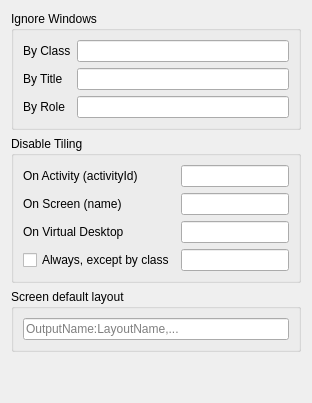
     <widget class="QWidget" name="_5_rulesTab">
      <attribute name="title">
       <string>Rules</string>
      </attribute>
      <layout class="QVBoxLayout" name="verticalLayout_2">
       <item>
        <widget class="QGroupBox" name="groupBox_5">
         <property name="title">
          <string>Ignore Windows</string>
         </property>
         <layout class="QGridLayout" name="gridLayout_5">
          <item row="1" column="0">
           <widget class="QLabel" name="ignoreTitleLabel">
            <property name="text">
             <string>By Title</string>
            </property>
           </widget>
          </item>
          <item row="0" column="0">
           <widget class="QLabel" name="ignoreClassLabel">
            <property name="text">
             <string>By Class</string>
            </property>
           </widget>
          </item>
          <item row="0" column="1">
           <widget class="QLineEdit" name="kcfg_ignoreClass">
            <property name="toolTip">
             <string>Comma-separated list of window classes. Matching windows will not be tiled.</string>
            </property>
           </widget>
          </item>
          <item row="1" column="1">
           <widget class="QLineEdit" name="kcfg_ignoreTitle">
            <property name="toolTip">
             <string>Comma-separated list of keywords(or substrings). Any windows with matching title will not be tiled.</string>
            </property>
           </widget>
          </item>
          <item row="2" column="0">
           <widget class="QLabel" name="ignoreRoleLabel">
            <property name="text">
             <string>By Role</string>
            </property>
           </widget>
          </item>
          <item row="2" column="1">
           <widget class="QLineEdit" name="kcfg_ignoreRole"/>
          </item>
         </layout>
        </widget>
       </item>
       <item>
        <widget class="QGroupBox" name="groupBox_7">
         <property name="title">
          <string>Disable Tiling</string>
         </property>
         <layout class="QGridLayout" name="gridLayout_7">
          <item row="0" column="1">
           <widget class="QLineEdit" name="kcfg_ignoreActivity">
            <property name="toolTip">
             <string>&lt;html&gt;&lt;head/&gt;&lt;body&gt;&lt;p&gt;Comma-separated list of activity IDs. See Readme or Issue #125 to know IDs. Windows in corresponding activities will not be tiled.&lt;/p&gt;&lt;/body&gt;&lt;/html&gt;</string>
            </property>
           </widget>
          </item>
          <item row="0" column="0">
           <widget class="QLabel" name="ignoreActivityLabel">
            <property name="text">
             <string>On Activity (activityId)</string>
            </property>
           </widget>
          </item>
          <item row="1" column="0">
           <widget class="QLabel" name="ignoreScreenLabel">
            <property name="text">
             <string>On Screen (name)</string>
            </property>
           </widget>
          </item>
          <item row="1" column="1">
           <widget class="QLineEdit" name="kcfg_ignoreScreen">
            <property name="toolTip">
             <string>Comma-separated list of screen names. Windows in corresponding screens will not be tiled.</string>
            </property>
           </widget>
          </item>
          <item row="2" column="0">
           <widget class="QLabel" name="ignoreDesktopLabel">
            <property name="text">
             <string>On Virtual Desktop</string>
            </property>
           </widget>
          </item>
          <item row="2" column="1">
           <widget class="QLineEdit" name="kcfg_ignoreVDesktop">
            <property name="toolTip">
             <string>Comma-separated list of Virtual Desktops names. Windows corresponding to these will not be tiled.</string>
            </property>
           </widget>
          </item>
          <item row="3" column="0">
           <widget class="QCheckBox" name="kcfg_tileNothing">
            <property name="text">
             <string>Always, except by class</string>
            </property>
            <property name="checked">
             <bool>false</bool>
            </property>
           </widget>
          </item>
          <item row="3" column="1">
           <widget class="QLineEdit" name="kcfg_tilingClass">
            <property name="toolTip">
             <string>Comma-separated list of window classes. Matching windows will become tiled automatically.</string>
            </property>
           </widget>
          </item>
         </layout>
        </widget>
       </item>
       <item>
        <widget class="QGroupBox" name="groupBox_11">
         <property name="title">
          <string>Screen default layout</string>
         </property>
         <layout class="QGridLayout" name="gridLayout_11">
          <item row="0" column="0">
           <widget class="QLineEdit" name="kcfg_screenDefaultLayout">
            <property name="toolTip">
             <string>&lt;html&gt;&lt;head/&gt;&lt;body&gt;&lt;p&gt;Comma-separated list OutputName:LayoutName. 'Layout' word can be omit. &lt;/p&gt;&lt;p&gt;2 monitors example: HDMI-A-1:spread,DP-2:tile&lt;/p&gt;&lt;p&gt;Example with desktop name: HDMI-A-1:Desktop 1:1,HDMI-A-1:Desktop 2:columns&lt;/p&gt;&lt;/body&gt;&lt;/html&gt;</string>
            </property>
            <property name="placeholderText">
             <string>OutputName:LayoutName,...</string>
            </property>
           </widget>
          </item>
         </layout>
        </widget>
       </item>
       <item>
        <spacer name="verticalSpacer_4">
         <property name="orientation">
          <enum>Qt::Orientation::Vertical</enum>
         </property>
         <property name="sizeHint" stdset="0">
          <size>
           <width>20</width>
           <height>40</height>
          </size>
         </property>
        </spacer>
       </item>
      </layout>
     </widget>
